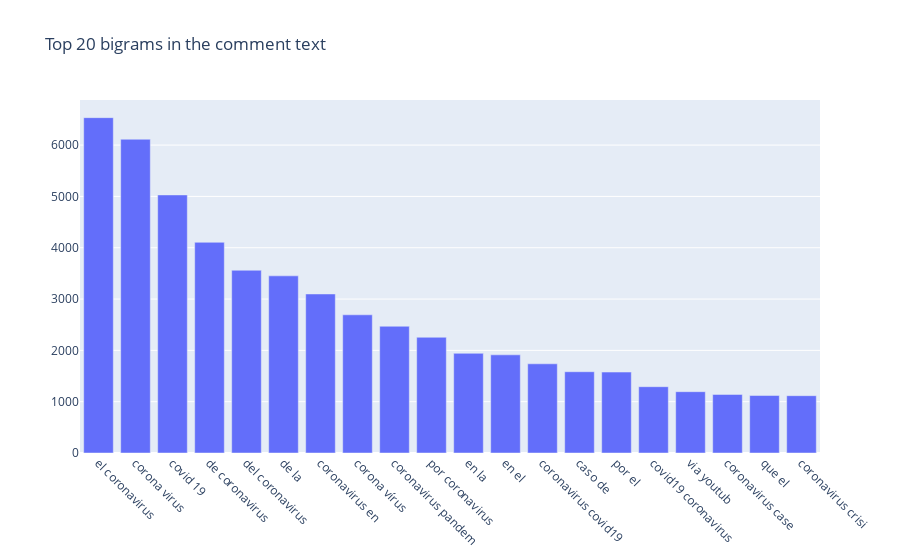

The code cell stored with this chart in its notebook:
### Code cell
#bigram
def get_top_n_bigram(corpus, n=None):
    vec = CountVectorizer(ngram_range=(2, 2)).fit(corpus)
    bag_of_words = vec.transform(corpus)
    sum_words = bag_of_words.sum(axis=0) 
    words_freq = [(word, sum_words[0, idx]) for word, idx in vec.vocabulary_.items()]
    words_freq =sorted(words_freq, key = lambda x: x[1], reverse=True)
    return words_freq[:n]
common_words = get_top_n_bigram(df_tweet['text'], 20)
df3 = pd.DataFrame(common_words, columns = ['bigram' , 'count'])

fig = go.Figure([go.Bar(x=df3['bigram'], y=df3['count'])])
fig.update_layout(title=go.layout.Title(text="Top 20 bigrams in the comment text"))
fig.update_xaxes(tickangle=45)
fig.show()

### Figure 1 — Plotly figure (JSON) as saved in the notebook; plotly's stock layout.template omitted (floating-point values rounded to 4 significant figures)
{"data": [{"type": "bar", "x": ["el coronavirus", "corona virus", "covid 19", "de coronavirus", "del coronavirus", "de la", "coronavirus en", "corona vírus", "coronavirus pandem", "por coronavirus", "en la", "en el", "coronavirus covid19", "caso de", "por el", "covid19 coronavirus", "via youtub", "coronavirus case", "que el", "coronavirus crisi"], "y": [6535, 6114, 5029, 4106, 3561, 3452, 3099, 2693, 2470, 2255, 1942, 1913, 1738, 1584, 1577, 1292, 1195, 1141, 1120, 1117]}], "layout": {"title": {"text": "Top 20 bigrams in the comment text"}, "xaxis": {"tickangle": 45}}}
